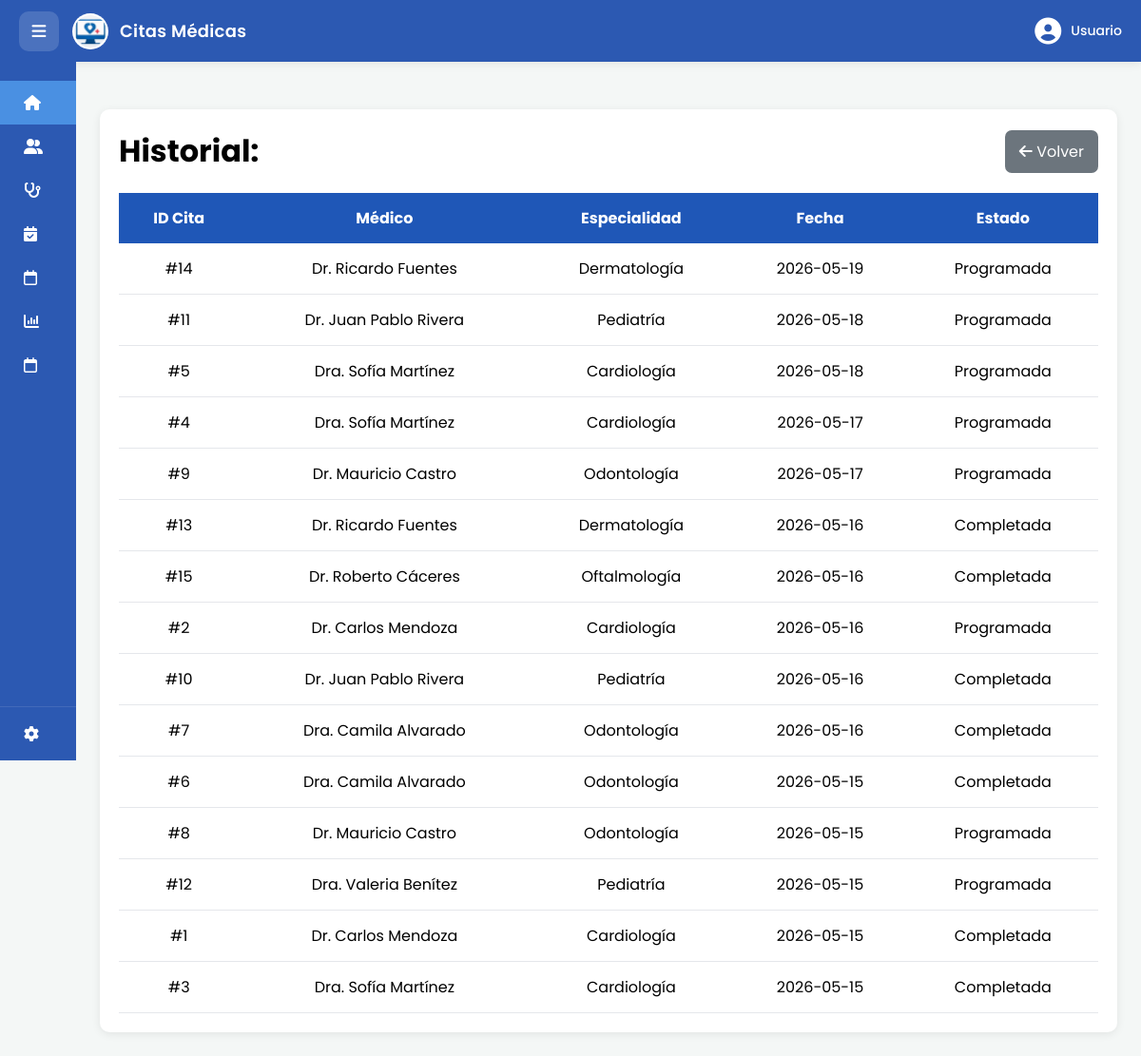
Screenshot of /app/views/consultas/resultados_paciente.php with the database file from the repository.
### tables this page shows
CREATE TABLE citas (
    id_cita INT AUTO_INCREMENT PRIMARY KEY,
    id_paciente INT NOT NULL,
    id_medico INT NOT NULL,
    fecha_cita DATE NOT NULL,
    hora_cita TIME,
    estado VARCHAR(50) DEFAULT 'Programada',
    motivo_cita TEXT,
    FOREIGN KEY(id_paciente) REFERENCES pacientes(id_paciente) ON DELETE CASCADE,
    FOREIGN KEY(id_medico) REFERENCES medicos(id_medico) ON DELETE RESTRICT
);

CREATE TABLE medicos (
    id_medico INT AUTO_INCREMENT PRIMARY KEY,
    nombre_medico VARCHAR(100) NOT NULL,
    id_especialidad INT NOT NULL,
    telefono VARCHAR(15),
    CONSTRAINT fk_especialidad FOREIGN KEY(id_especialidad) REFERENCES especialidades(id_especialidad)
);

CREATE TABLE especialidades (
    id_especialidad INT AUTO_INCREMENT PRIMARY KEY,
    nombre_especialidad VARCHAR(100) NOT NULL,
    descripcion TEXT
);

### app/views/consultas/resultados_paciente.php (the view, shortened to what this page needs)
<?php
    require_once __DIR__ . '/../../../config/conexion.php';
    $nombre_buscado = trim($_GET['nombre_paciente'] ?? '');
    try {
        $partes = explode(' ', $nombre_buscado);
        $nombre_a_buscar = $partes[0];
        $sql = "SELECT c.id_cita, p.nombre_paciente, e.nombre_especialidad, m.nombre_medico, c.fecha_cita, c.estado
                FROM citas c
                INNER JOIN pacientes p ON c.id_paciente = p.id_paciente
                INNER JOIN medicos m ON c.id_medico = m.id_medico
                INNER JOIN especialidades e ON m.id_especialidad = e.id_especialidad
                WHERE p.nombre_paciente LIKE :nombre
                ORDER BY c.fecha_cita DESC";
        $stmt = $conexion->prepare($sql);
        $stmt->execute(['nombre' => '%' . $nombre_a_buscar . '%']);
        $historial = $stmt->fetchAll(PDO::FETCH_ASSOC);
    } catch (PDOException $e) {
        die("Error en la consulta: " . $e->getMessage());
    }
    ?>
    <!DOCTYPE html>
    <html lang="es">
    <head>
        <link rel="stylesheet" href="../../../public/css/pacientes.css">
        <link rel="stylesheet" href="https://cdnjs.cloudflare.com/ajax/libs/font-awesome/6.5.1/css/all.min.css">
    </head>
    <body>
        <?php include __DIR__ . '/../layouts/header.php'; ?>
        <?php include __DIR__ . '/../layouts/sidebarPaciente.php'; ?>
        <div class="main-content table-container">
            <div class="patients-card">
                <div class="patients-header">
                    <h1>Historial: <?= htmlspecialchars($nombre_buscado) ?></h1>
                    <a href="index.php" class="btn-regresar"><i class="fa-solid fa-arrow-left"></i> Volver</a>
                </div>
                <table>
                    <thead>
                        <tr>
                            <th>ID Cita</th>
                            <th>Médico</th>
                            <th>Especialidad</th>
                            <th>Fecha</th>
                            <th>Estado</th>
                        </tr>
                    </thead>
                    <tbody>
                        <?php if (!empty($historial)): ?>
                            <?php foreach ($historial as $c): ?>
                                <tr>
                                    <td>#<?= $c['id_cita'] ?></td>
                                    <td><?= htmlspecialchars($c['nombre_medico']) ?></td>
                                    <td><?= htmlspecialchars($c['nombre_especialidad']) ?></td>
                                    <td><?= $c['fecha_cita'] ?></td>
                                    <td><?= $c['estado'] ?></td>
                                </tr>
                            <?php endforeach; ?>
                        <?php else: ?>
                            <tr><td colspan="5"><?= isset($mensaje_error) ? $mensaje_error : 'No se encontró historial para este paciente.' ?></td></tr>
                        <?php endif; ?>
                    </tbody>
                </table>
            </div>
        </div>
    </body>
    </html>

### public/css/pacientes.css (style rules this page uses)
* { margin: 0; padding: 0; box-sizing: border-box; font-family: "Poppins", sans-serif; }
body { display: flex; background-color: #f4f7f6; min-height: 100vh; margin: 0; overflow-x: hidden; }
.main-content { margin-left: 80px; padding: 25px; width: calc(100% - 80px); margin-top: 65px; transition: none; }

### app/views/consultas/resultados_paciente.php (style rules this page uses)
.table-container { margin-top: 90px; padding: 25px; }
.patients-card { background: white; border-radius: 10px; padding: 20px; box-shadow: 0 2px 10px rgba(0, 0, 0, 0.08); }
.patients-header { display: flex; justify-content: space-between; align-items: center; margin-bottom: 20px; }
table { width: 100%; border-collapse: collapse; text-align: center; }
table th { background: #1f57b7; color: white; padding: 14px; }
table td { padding: 14px; border-bottom: 1px solid #e5e7eb; }
.btn-regresar { background: #6c757d; color: white; padding: 10px 15px; border-radius: 7px; text-decoration: none; }

### rows the page displays
citas: id_cita "14", id_medico.nombre_medico "Dr. Ricardo Fuentes", especialidades.nombre_especialidad "Dermatología", fecha_cita "2026-05-19", estado "Programada"
citas: id_cita "11", id_medico.nombre_medico "Dr. Juan Pablo Rivera", especialidades.nombre_especialidad "Pediatría", fecha_cita "2026-05-18", estado "Programada"
citas: id_cita "5", id_medico.nombre_medico "Dra. Sofía Martínez", especialidades.nombre_especialidad "Cardiología", fecha_cita "2026-05-18", estado "Programada"
citas: id_cita "4", id_medico.nombre_medico "Dra. Sofía Martínez", especialidades.nombre_especialidad "Cardiología", fecha_cita "2026-05-17", estado "Programada"
citas: id_cita "9", id_medico.nombre_medico "Dr. Mauricio Castro", especialidades.nombre_especialidad "Odontología", fecha_cita "2026-05-17", estado "Programada"
citas: id_cita "13", id_medico.nombre_medico "Dr. Ricardo Fuentes", especialidades.nombre_especialidad "Dermatología", fecha_cita "2026-05-16", estado "Completada"
citas: id_cita "15", id_medico.nombre_medico "Dr. Roberto Cáceres", especialidades.nombre_especialidad "Oftalmología", fecha_cita "2026-05-16", estado "Completada"
citas: id_cita "2", id_medico.nombre_medico "Dr. Carlos Mendoza", especialidades.nombre_especialidad "Cardiología", fecha_cita "2026-05-16", estado "Programada"
citas: id_cita "10", id_medico.nombre_medico "Dr. Juan Pablo Rivera", especialidades.nombre_especialidad "Pediatría", fecha_cita "2026-05-16", estado "Completada"
citas: id_cita "7", id_medico.nombre_medico "Dra. Camila Alvarado", especialidades.nombre_especialidad "Odontología", fecha_cita "2026-05-16", estado "Completada"
citas: id_cita "6", id_medico.nombre_medico "Dra. Camila Alvarado", especialidades.nombre_especialidad "Odontología", fecha_cita "2026-05-15", estado "Completada"
citas: id_cita "8", id_medico.nombre_medico "Dr. Mauricio Castro", especialidades.nombre_especialidad "Odontología", fecha_cita "2026-05-15", estado "Programada"
citas: id_cita "12", id_medico.nombre_medico "Dra. Valeria Benítez", especialidades.nombre_especialidad "Pediatría", fecha_cita "2026-05-15", estado "Programada"
citas: id_cita "1", id_medico.nombre_medico "Dr. Carlos Mendoza", especialidades.nombre_especialidad "Cardiología", fecha_cita "2026-05-15", estado "Completada"
citas: id_cita "3", id_medico.nombre_medico "Dra. Sofía Martínez", especialidades.nombre_especialidad "Cardiología", fecha_cita "2026-05-15", estado "Completada"
